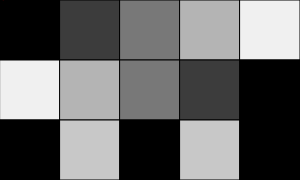
Frame 1 (no input)
Frame 60 (no input): identical to frame 1, image omitted
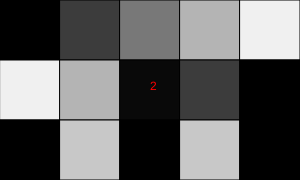
Frame 120 (the mouse pressed at the canvas centre since frame 60)

The p5.js sketch that drew these frames (run headless with seeded random() and noise() and a simulated clock; from frame 60 on, the mouse is pressed at the canvas centre):

// p5.js sketch
// ── sketch.js
// 2D Array Basics
// Gary Wang
// April 3, 2025
//Working with 2d Arrays, Visualizations

let grid =
[ [0, 60, 120, 180, 240],
  [240, 180, 120, 60, 0],
  [0, 200, 0, 200, 0]
];

let squareSize = 60;
const NUMS_ROWS = 3;  const NUM_COLS = 5;

function setup() {
  createCanvas(NUM_COLS * squareSize, NUMS_ROWS*squareSize);
}

function getCurrentY(){
  //determine current row of the mouse position
  let constrainY = constrain(mouseY, 0, height-1);
  return floor (constrainY / squareSize);

}

function getCurrentX(){
  //determine current col of the mouse position 
  let constrainedX = constrain(mouseX, 0, width-1);
  return floor(constrainedX / squareSize);

}

function checkForMouse(){
  //flip current tile to a random greyscale 
  if(mouseIsPressed){
    let x = getCurrentX();
    let y = getCurrentY();
    grid[y][x] = floor(random(255));
  }

}

function renderGrid(){
  //interpret the imformation in the 2D array, and draw
  // a grid of colors on the screen to reflect it.
  for(let y = 0; y < NUMS_ROWS; y++){
    for(let x = 0; x < NUM_COLS; x++){
      let fillColor = grid[y][x];
      fill(fillColor);
      square(x*squareSize, y*squareSize, squareSize);
    }
  }
}

function draw() {
  background(220);
  renderGrid();
  checkForMouse();
  //temperary helper
  fill(255,0,0);
  text(floor(mouseX/squareSize), mouseX, mouseY);
}
